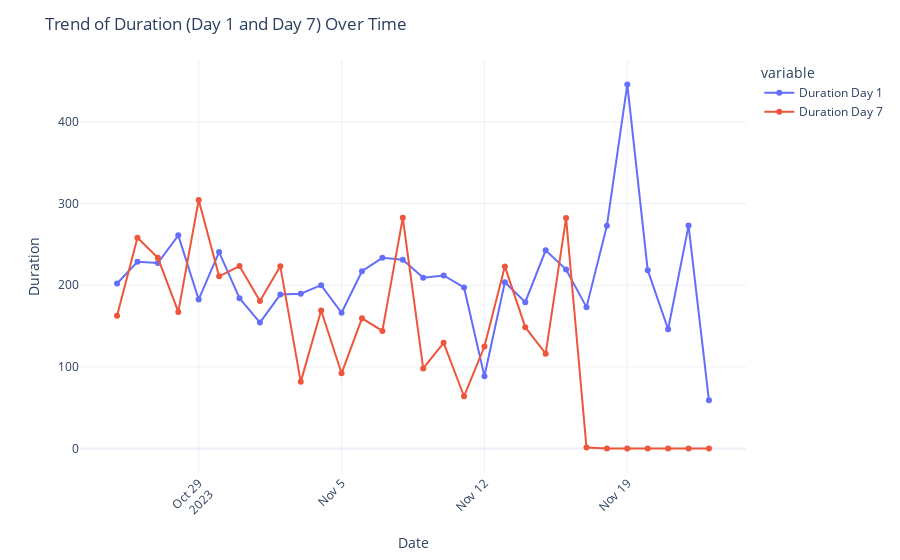

Notebook cell for this chart:
### Code cell
#Trend of duration over time
fig = px.line(data_frame=data, x='Date', y=['Duration Day 1', 'Duration Day 7'], markers=True, labels={'value': 'Duration'})
fig.update_layout(title='Trend of Duration (Day 1 and Day 7) Over Time', xaxis_title='Date', yaxis_title='Duration', xaxis=dict(tickangle=-45))
fig.show()

### Figure 1 — Plotly figure (JSON) as saved in the notebook; plotly's stock layout.template omitted (floating-point values rounded to 4 significant figures)
{"data": [{"hovertemplate": "variable=Duration Day 1<br>Date=%{x}<br>Duration=%{y}<extra></extra>", "legendgroup": "Duration Day 1", "line": {"color": "#636efa", "dash": "solid"}, "marker": {"symbol": "circle"}, "mode": "lines+markers", "name": "Duration Day 1", "orientation": "v", "showlegend": true, "type": "scatter", "x": ["2023-10-25T00:00:00", "2023-10-26T00:00:00", "2023-10-27T00:00:00", "2023-10-28T00:00:00", "2023-10-29T00:00:00", "2023-10-30T00:00:00", "2023-10-31T00:00:00", "2023-11-01T00:00:00", "2023-11-02T00:00:00", "2023-11-03T00:00:00", "2023-11-04T00:00:00", "2023-11-05T00:00:00", "2023-11-06T00:00:00", "2023-11-07T00:00:00", "2023-11-08T00:00:00", "2023-11-09T00:00:00", "2023-11-10T00:00:00", "2023-11-11T00:00:00", "2023-11-12T00:00:00", "2023-11-13T00:00:00", "2023-11-14T00:00:00", "2023-11-15T00:00:00", "2023-11-16T00:00:00", "2023-11-17T00:00:00", "2023-11-18T00:00:00", "2023-11-19T00:00:00", "2023-11-20T00:00:00", "2023-11-21T00:00:00", "2023-11-22T00:00:00", "2023-11-23T00:00:00"], "xaxis": "x", "y": [202.2, 228.6, 227.2, 261.1, 182.6, 240.5, 184.2, 154.3, 188.5, 189.7, 200.0, 166.3, 217.1, 233.6, 231.4, 209.1, 211.9, 197.3, 88.64, 203.6, 179.3, 242.8, 219.2, 173.2, 272.9, 445.9, 218.4, 146.2, 273.0, 59.05], "yaxis": "y"}, {"hovertemplate": "variable=Duration Day 7<br>Date=%{x}<br>Duration=%{y}<extra></extra>", "legendgroup": "Duration Day 7", "line": {"color": "#EF553B", "dash": "solid"}, "marker": {"symbol": "circle"}, "mode": "lines+markers", "name": "Duration Day 7", "orientation": "v", "showlegend": true, "type": "scatter", "x": ["2023-10-25T00:00:00", "2023-10-26T00:00:00", "2023-10-27T00:00:00", "2023-10-28T00:00:00", "2023-10-29T00:00:00", "2023-10-30T00:00:00", "2023-10-31T00:00:00", "2023-11-01T00:00:00", "2023-11-02T00:00:00", "2023-11-03T00:00:00", "2023-11-04T00:00:00", "2023-11-05T00:00:00", "2023-11-06T00:00:00", "2023-11-07T00:00:00", "2023-11-08T00:00:00", "2023-11-09T00:00:00", "2023-11-10T00:00:00", "2023-11-11T00:00:00", "2023-11-12T00:00:00", "2023-11-13T00:00:00", "2023-11-14T00:00:00", "2023-11-15T00:00:00", "2023-11-16T00:00:00", "2023-11-17T00:00:00", "2023-11-18T00:00:00", "2023-11-19T00:00:00", "2023-11-20T00:00:00", "2023-11-21T00:00:00", "2023-11-22T00:00:00", "2023-11-23T00:00:00"], "xaxis": "x", "y": [162.5, 258.1, 233.6, 167.4, 304.4, 210.9, 223.5, 180.7, 223.1, 81.71, 169, 92.2, 159.5, 144.1, 282.5, 98.1, 129.5, 64.08, 124.9, 223.1, 148.7, 116.2, 282.2, 1.25, 0, 0, 0, 0, 0, 0], "yaxis": "y"}], "layout": {"legend": {"title": {"text": "variable"}, "tracegroupgap": 0}, "margin": {"t": 60}, "title": {"text": "Trend of Duration (Day 1 and Day 7) Over Time"}, "xaxis": {"anchor": "y", "domain": [0, 1], "tickangle": -45, "title": {"text": "Date"}}, "yaxis": {"anchor": "x", "domain": [0, 1], "title": {"text": "Duration"}}}}
